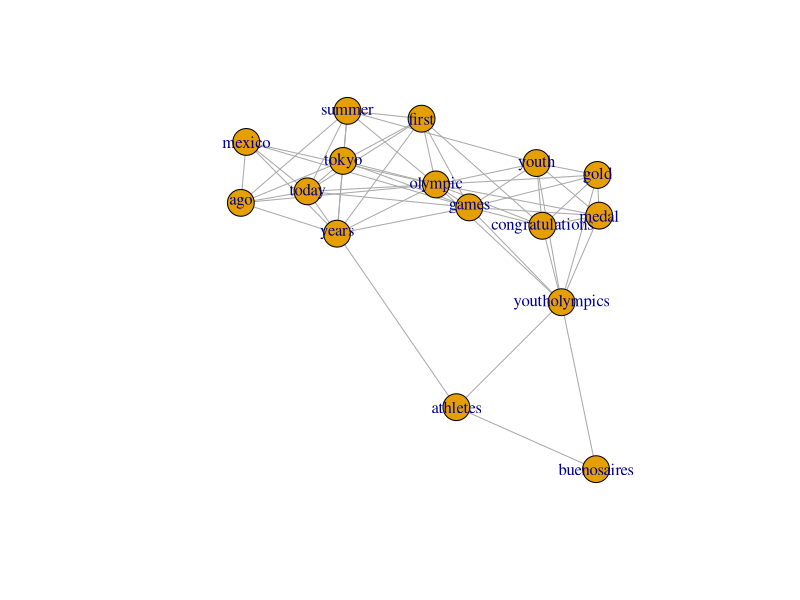
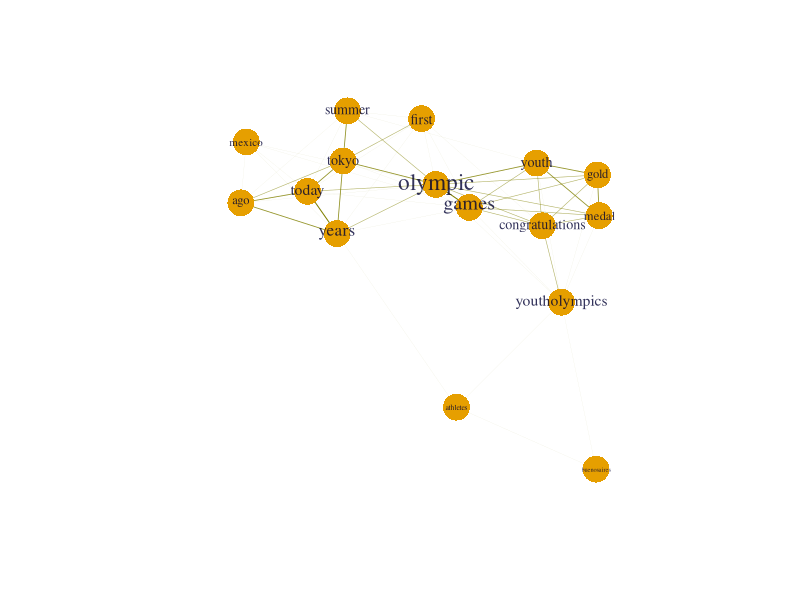

The R script that drew these images, in order:
library(tm)
library(igraph)
twitter_data<-read.csv("result5.csv", header = TRUE)

# We may need to remove the first charactore 'b' from the string.

text = twitter_data$text
text_clean = gsub("(RT|via)((?:\\b\\W*@\\w+)+)", "", text)
text_clean = gsub("@\\w+", "", text_clean)
text_clean = gsub("[[:punct:]]", "", text_clean)
text_clean = gsub("[[:digit:]]", "", text_clean)
text_clean = gsub("http\\w+", "", text_clean)


text_corpus <- VCorpus(VectorSource(text_clean))
text_corpus=tm_map(text_corpus, content_transformer(tolower))
text_corpus = tm_map(text_corpus, removeWords, c(stopwords("english"), "olympics"))
text_corpus = tm_map(text_corpus, stripWhitespace)
text_corpus = tm_map(text_corpus, PlainTextDocument)


tdm = TermDocumentMatrix(text_corpus)
m = as.matrix(tdm)
# remove sparse terms (word frequency > 90% percentile)
wf = rowSums(m)
m1 = m[wf>quantile(wf,probs=0.9), ]
# remove columns with all zeros
m1 = m1[,colSums(m1)!=0]
# for convenience, every matrix entry must be binary (0 or 1)
m1[m1 > 1] = 1
# change it to a Boolean matrix
#m[m>=1] <- 1
# transform into a term-term adjacency matrix
termMatrix = m1 %*% t(m1)

library(igraph)
# build a graph from the above matrix
g <- graph.adjacency(termMatrix, weighted = T, mode = "undirected")
# remove loops
g <- simplify(g)
# set labels and degrees of vertices
V(g)$label <- V(g)$name
V(g)$degree <- degree(g)

# plot a graph
set.seed(3535)
layout1 <- layout.fruchterman.reingold(g)
plot(g, layout=layout1)

V(g)$label.cex <- 1.2 * V(g)$degree / max(V(g)$degree) + 0.2
V(g)$label.color <- rgb(0.0, 0.0, 0.2, 0.8)
V(g)$frame.color <- NA
egam <- (log(E(g)$weight) + 0.3) / max(log(E(g)$weight) + 0.3)
E(g)$color <- rgb(0.5, 0.5, 0.0, egam)
E(g)$width <- egam
# plot the graph in layout1
plot(g, layout=layout1)
